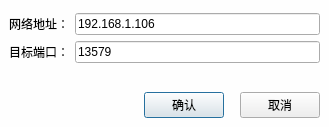
<?xml version="1.0" encoding="UTF-8"?>
<ui version="4.0">
 <class>DialogTcpServerArgs</class>
 <widget class="QDialog" name="DialogTcpServerArgs">
  <property name="geometry">
   <rect>
    <x>0</x>
    <y>0</y>
    <width>329</width>
    <height>127</height>
   </rect>
  </property>
  <property name="windowTitle">
   <string>Dialog</string>
  </property>
  <layout class="QGridLayout" name="gridLayout">
   <property name="leftMargin">
    <number>0</number>
   </property>
   <property name="topMargin">
    <number>0</number>
   </property>
   <property name="rightMargin">
    <number>0</number>
   </property>
   <property name="bottomMargin">
    <number>0</number>
   </property>
   <property name="spacing">
    <number>0</number>
   </property>
   <item row="0" column="0">
    <widget class="QWidget" name="widget" native="true">
     <property name="styleSheet">
      <string notr="true">QWidget#widget
{
	background-color: rgb(254, 254, 254);
}</string>
     </property>
     <layout class="QGridLayout" name="gridLayout_2">
      <item row="5" column="0" colspan="2">
       <spacer name="verticalSpacer">
        <property name="orientation">
         <enum>Qt::Vertical</enum>
        </property>
        <property name="sizeType">
         <enum>QSizePolicy::Expanding</enum>
        </property>
        <property name="sizeHint" stdset="0">
         <size>
          <width>20</width>
          <height>46</height>
         </size>
        </property>
       </spacer>
      </item>
      <item row="6" column="0" colspan="2">
       <layout class="QHBoxLayout" name="horizontalLayout_2">
        <property name="spacing">
         <number>16</number>
        </property>
        <property name="topMargin">
         <number>12</number>
        </property>
        <item>
         <spacer name="horizontalSpacer">
          <property name="orientation">
           <enum>Qt::Horizontal</enum>
          </property>
          <property name="sizeHint" stdset="0">
           <size>
            <width>40</width>
            <height>20</height>
           </size>
          </property>
         </spacer>
        </item>
        <item>
         <widget class="QPushButton" name="btnConfirm">
          <property name="text">
           <string>确认</string>
          </property>
          <property name="Ok" stdset="0">
           <bool>true</bool>
          </property>
         </widget>
        </item>
        <item>
         <layout class="QHBoxLayout" name="horizontalLayout">
          <property name="spacing">
           <number>18</number>
          </property>
          <item>
           <widget class="QPushButton" name="btnCancel">
            <property name="text">
             <string>取消</string>
            </property>
            <property name="Cancel" stdset="0">
             <bool>true</bool>
            </property>
           </widget>
          </item>
         </layout>
        </item>
       </layout>
      </item>
      <item row="1" column="0">
       <widget class="QLabel" name="label">
        <property name="text">
         <string>网络地址：</string>
        </property>
       </widget>
      </item>
      <item row="1" column="1">
       <widget class="QLineEdit" name="tbAddress">
        <property name="text">
         <string>192.168.1.106</string>
        </property>
       </widget>
      </item>
      <item row="2" column="0">
       <widget class="QLabel" name="label_2">
        <property name="text">
         <string>目标端口：</string>
        </property>
       </widget>
      </item>
      <item row="2" column="1">
       <widget class="QLineEdit" name="tbPort">
        <property name="text">
         <string>13579</string>
        </property>
       </widget>
      </item>
      <item row="0" column="0" colspan="2">
       <spacer name="verticalSpacer_2">
        <property name="orientation">
         <enum>Qt::Vertical</enum>
        </property>
        <property name="sizeHint" stdset="0">
         <size>
          <width>20</width>
          <height>40</height>
         </size>
        </property>
       </spacer>
      </item>
     </layout>
    </widget>
   </item>
  </layout>
 </widget>
 <tabstops>
  <tabstop>tbAddress</tabstop>
  <tabstop>tbPort</tabstop>
  <tabstop>btnConfirm</tabstop>
  <tabstop>btnCancel</tabstop>
 </tabstops>
 <resources/>
 <connections/>
</ui>
